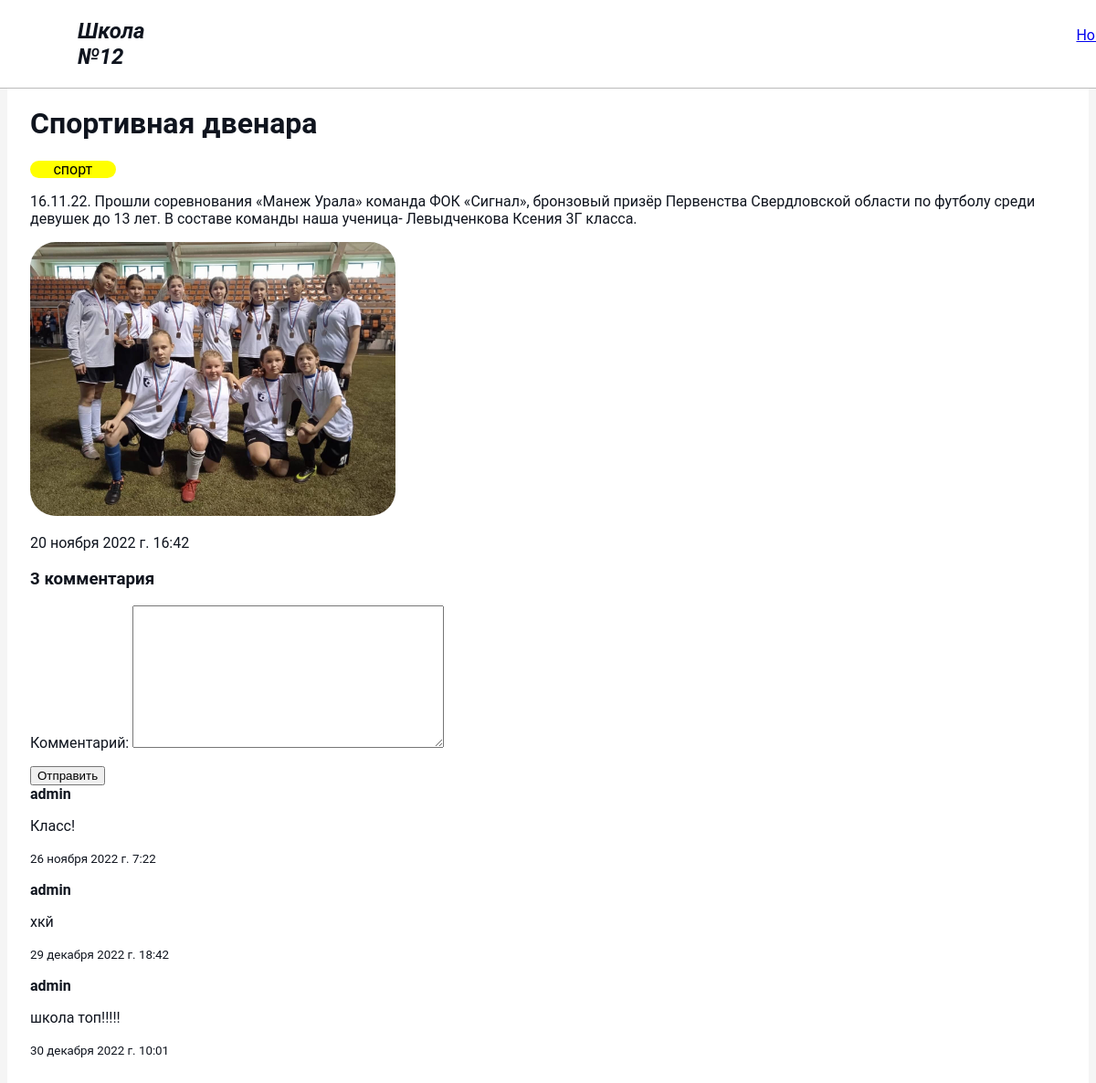
Page /news/4 on the committed database.
### app_news/models.py (models this page shows, shortened)
class Product(models.Model):
    title=models.CharField(max_length=35, verbose_name='Заголовок')
    content=models.TextField(null=True, blank=True, verbose_name='содержание')#null=True и blank=True делаю поле необязательным к заполнению
    published=models.DateTimeField(auto_now_add=True, db_index=True, verbose_name='Опубликовано')#при выводе объявлений мы будем сортировать их по убыванию даты публикации,и индекс здесь очень пригодится.
    img=models.ImageField(upload_to='images', null=True, blank=True, verbose_name='Картика')
    slug = models.SlugField(max_length=200, null=True, blank=True, db_index=True)
    rubric=models.ForeignKey('Rubric', null=True, on_delete=models.PROTECT, verbose_name='Рубрика')
    class Meta:#отображение в панели администратора
        verbose_name_plural='Новости'
        verbose_name='Новость'
        ordering = ['-published']#сортировка по убыванию публикаций
    def __str__(self):# Строка для представления объекта Model.
        return self.title

class Rubric(models.Model):
    name = models.CharField(max_length=20)
    def __str__(self):
        return self.name
    class Meta:
        verbose_name_plural='Рубрики'
        verbose_name='Рубрика'
        ordering=['name']#сортировка по имени

class Comment(models.Model):
    user = models.ForeignKey(
        settings.AUTH_USER_MODEL,
        verbose_name="Пользователь",
        on_delete=models.CASCADE)
    reply = models.ForeignKey('self',related_name="replies", on_delete = models.CASCADE , blank= True ,null=True, verbose_name='ответ')
    product = models.ForeignKey(Product, related_name='comments', on_delete=models.CASCADE, verbose_name='новость')
    body = models.TextField(max_length=120, verbose_name='комментарий')
    created = models.DateTimeField(auto_now_add=True, verbose_name='дата создания')
    updated = models.DateTimeField(auto_now_add=True)
    active = models.BooleanField(default=True)
    class Meta:
        verbose_name_plural='Комментарий'
        verbose_name = 'комментарий'
        ordering = ('created',)

### users/models.py (models this page shows)
class MyUser(AbstractUser):
    pass

### app_news/views.py (the view, shortened to what this page needs)
# urls.py: path('<pk>', views.ProductDetailView.as_view(), name='detail_product'),
class ProductDetailView(FormMixin, generic.DetailView):
    model = models.Product
    form_class = CommentForm

### app_news/forms.py
class CommentForm(forms.ModelForm):
    class Meta:
        model = Comment
        fields = ('body',)

### app_news/templates/app_news/product_detail.html (shortened to what this page needs)
{% extends 'layout/basic.html' %}
{% block content %}
<div class="info">
  <h1>{{product}}</h1>
  <p class="rubric"><a href="">{{product.rubric}}</p></a>
  <p>{{ product.content }}</p>
  <img src="{{ product.img }}" alt="Обложка">
  <p>{{ product.published }}</p>
  <h3>{{ product.comments.count }} комментария</h3>
  <form method="POST">
    {{form.as_p}}
      <span><button name="comment" type="submit">Отправить</button></span>
  </form>
    {% if product.comments %}
      {% for comment in product.comments.all %}
        <strong>{{ comment.user }}</strong>
        <p >{{ comment.body }}</p>
        <p ><small>{{ comment.created }}</small></p>
      {% endfor %}
  {% endif %}
</div>
{% endblock %}

### app_news/static/app_news/style.css (style rules this page uses)
body { background-color: rgb(245, 245, 245); color: #0f141e; font-size: 16px; font-weight: normal; font-family: 'Roboto', sans-serif; }
img { width: 400px; border-radius: 28px; margin-right: 40px; }
.info { background-color: white; min-width: 320px; max-width: 1550px; margin: auto; padding: 25px; }
.rubric { max-width: 480px; }
.rubric a { outline: none; text-decoration: none; display: inline-block; width: 19.5%; margin-right: 0.625%; text-align: center; border-radius: 28px; color: black; text-decoration: none; }
.rubric a:link, a:visited, a:focus { background: yellow; }

### rows in the picture
Product: title "Спортивная двенара", rubric "спорт", content "16.11.22. Прошли соревнования «Манеж Урала» команда ФОК «Сигнал», бронзовый призёр Первенства Свердловской области по футболу среди девушек до 13 лет. В составе команды наша ученица- Левыдченкова Ксения 3Г класса.", img (picture), published "20 ноября 2022 г. 16:42", comments.count "3"
Comment: user "admin", body "Класс!", created "26 ноября 2022 г. 7:22"
Comment: user "admin", body "хкй", created "29 декабря 2022 г. 18:42"
Comment: user "admin", body "школа топ!!!!!", created "30 декабря 2022 г. 10:01"
